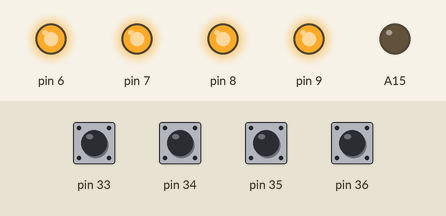
Simulated run of this sketch. Board: Arduino Mega 2560, built with avr-gcc and run on an emulated ATmega2560. On the bench: output pins drawn as LEDs (lit = HIGH). Inputs (shaded band) come from the test bench; at power-on: pin 33–36 HIGH.

Above: at 1.2 s.
1.3 s: pin 33 pulled LOW for 0.15 s
At 1.37 s:
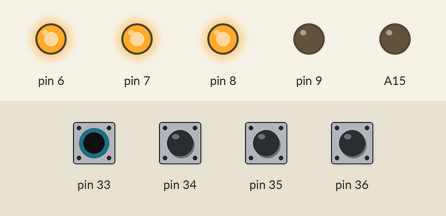
2.9 s: pin 34 pulled LOW for 0.15 s
At 2.97 s:
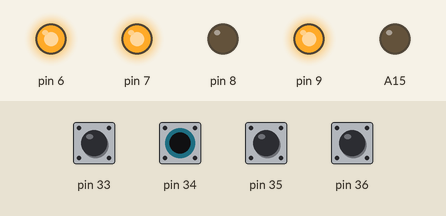
4.5 s: pin 35 pulled LOW for 0.15 s
At 4.57 s:
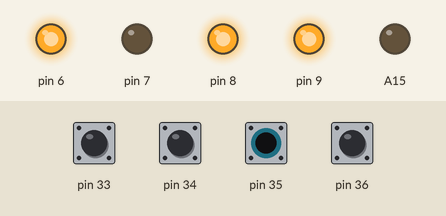
6.1 s: pin 36 pulled LOW for 0.15 s
At 6.17 s:
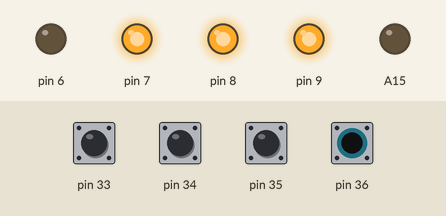
7.7 s: pin 33 driven LOW and pin 34 driven LOW
At 8.5 s:
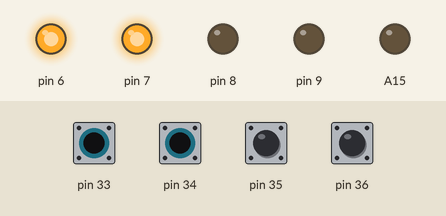
9.2 s: pin 35 pulled LOW for 1 s
At 9.6 s:
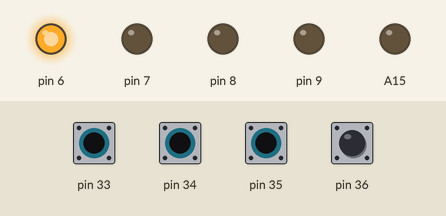
Timing chart, 0 to 12.2 s (numbered marks = the images above; inputs shaded):
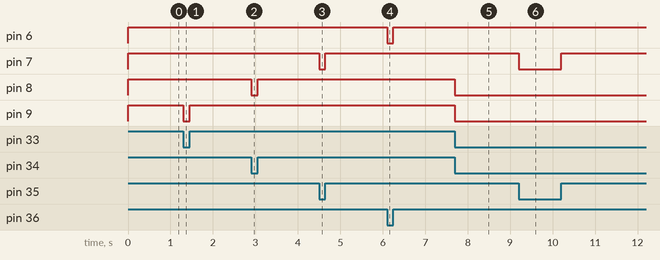

The sketch:

EXA2.ino
```cpp
int base = 6, num = 4, base1 = 33;

void setup() {
  // put your setup code here, to run once:

    for(int i = base; i < base + num; i++) {

        pinMode(i, OUTPUT);

    }

    for(int i = base1; i < base1 + num; i++) {

        pinMode(i, INPUT_PULLUP);

    }

    pinMode(A15, OUTPUT);
    digitalWrite(A15, LOW);

}

void loop() {
  // put your main code here, to run repeatedly:

    int k1st = digitalRead(33);
    digitalWrite(9, k1st);

    int k2st = digitalRead(34);
    digitalWrite(8, k2st);

    int k3st = digitalRead(35);
    digitalWrite(7, k3st);

    int k4st = digitalRead(36);
    digitalWrite(6, k4st);

}
```

Measured:
- after the input at 1.3 s, pin 9: HIGH → LOW at once, → HIGH 0.15 s later
- after the input at 2.9 s, pin 8: HIGH → LOW at once, → HIGH 0.15 s later
- after the input at 4.5 s, pin 7: HIGH → LOW at once, → HIGH 0.15 s later
- after the input at 6.1 s, pin 6: HIGH → LOW at once, → HIGH 0.15 s later
- after the input at 7.7 s, pin 8, pin 9: HIGH → LOW at once
- after the input at 9.2 s, pin 7: HIGH → LOW at once, → HIGH 1.0 s later
